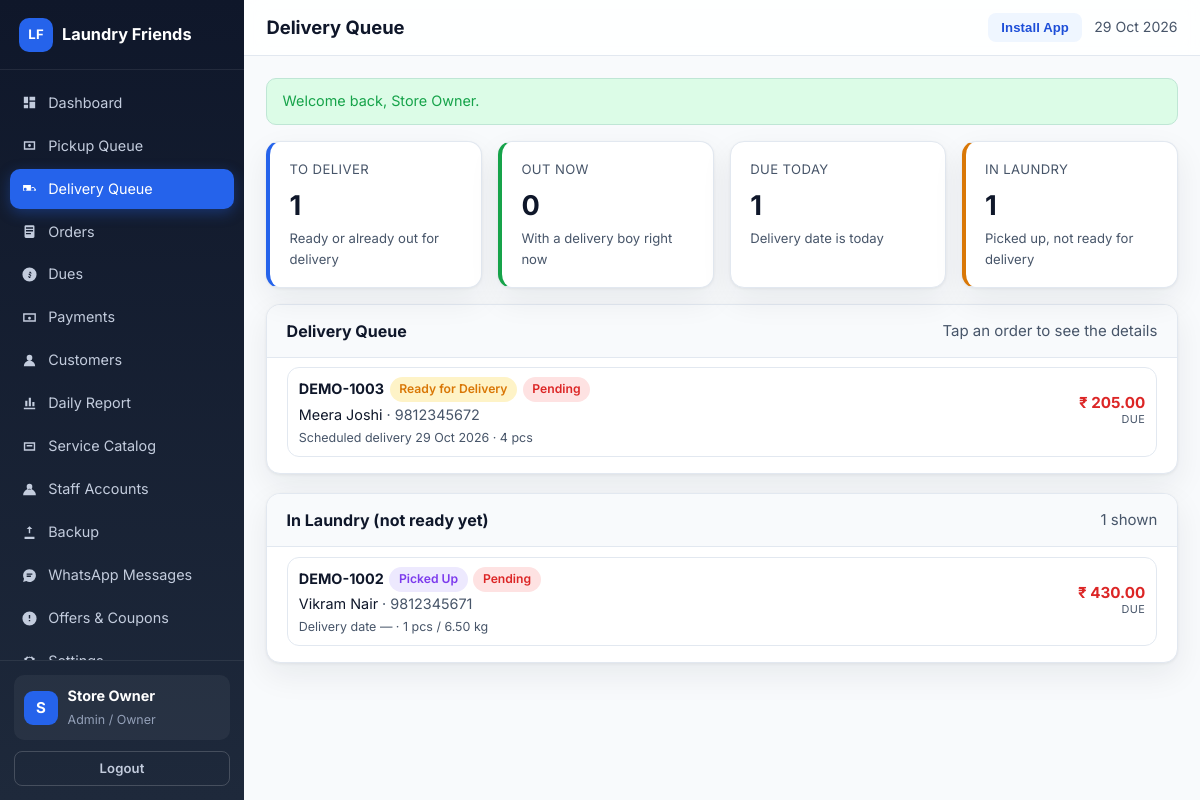
Screenshot of /admin/delivery-queue.php (signed in) with the database file from the repository.
### tables this page shows
CREATE TABLE IF NOT EXISTS users (
  id INT UNSIGNED AUTO_INCREMENT PRIMARY KEY,
  role ENUM('super_admin','admin','staff','customer') NOT NULL DEFAULT 'customer',
  name VARCHAR(100) NOT NULL,
  email VARCHAR(150) NULL,
  phone VARCHAR(20) NULL,
  phone_key VARCHAR(20) NULL,
  password_hash VARCHAR(255) NOT NULL,
  is_active TINYINT(1) NOT NULL DEFAULT 1,
  must_change_password TINYINT(1) NOT NULL DEFAULT 0,
  last_login_at DATETIME NULL,
  created_by INT UNSIGNED NULL,
  created_at DATETIME NOT NULL DEFAULT CURRENT_TIMESTAMP,
  updated_at DATETIME NOT NULL DEFAULT CURRENT_TIMESTAMP ON UPDATE CURRENT_TIMESTAMP,
  UNIQUE KEY uq_users_email (email),
  UNIQUE KEY uq_users_phone_key (phone_key),
  KEY idx_users_role (role),
  KEY idx_users_active (is_active)
);

CREATE TABLE IF NOT EXISTS orders (
  id INT UNSIGNED AUTO_INCREMENT PRIMARY KEY,
  order_number VARCHAR(30) NOT NULL,
  customer_id INT UNSIGNED NOT NULL,
  source ENUM('customer','admin') NOT NULL DEFAULT 'admin',
  pricing_mode ENUM('per_item','per_kg') NOT NULL DEFAULT 'per_item',
  status ENUM('new','pickup_assigned','picked_up','processing','ready_for_delivery','out_for_delivery','delivered','cancelled') NOT NULL DEFAULT 'new',
  payment_status ENUM('pending','partial','paid') NOT NULL DEFAULT 'pending',
  order_date DATE NOT NULL,
  scheduled_pickup_date DATE NULL,
  scheduled_delivery_date DATE NULL,
  contact_name VARCHAR(100) NOT NULL,
  contact_phone VARCHAR(20) NOT NULL,
  delivery_address TEXT NOT NULL,
  pickup_latitude DECIMAL(10,7) NULL,
  pickup_longitude DECIMAL(10,7) NULL,
  pickup_place_id VARCHAR(255) NULL,
  pickup_staff_id INT UNSIGNED NULL,
  delivery_staff_id INT UNSIGNED NULL,
  pickup_assigned_at DATETIME NULL,
  delivery_assigned_at DATETIME NULL,
  pickup_completed_at DATETIME NULL,
  delivery_completed_at DATETIME NULL,
  subtotal DECIMAL(12,2) NOT NULL DEFAULT 0,
  discount_amount DECIMAL(12,2) NOT NULL DEFAULT 0,
  delivery_charge DECIMAL(12,2) NOT NULL DEFAULT 0,
  tax_amount DECIMAL(12,2) NOT NULL DEFAULT 0,
  total_amount DECIMAL(12,2) NOT NULL DEFAULT 0,
  paid_amount DECIMAL(12,2) NOT NULL DEFAULT 0,
  notes TEXT NULL,
  staff_notes TEXT NULL,
  created_by INT UNSIGNED NULL,
  created_at DATETIME NOT NULL DEFAULT CURRENT_TIMESTAMP,
  updated_at DATETIME NOT NULL DEFAULT CURRENT_TIMESTAMP ON UPDATE CURRENT_TIMESTAMP,
  UNIQUE KEY uq_orders_number (order_number),
  KEY idx_orders_customer (customer_id),
  KEY idx_orders_status (status),
  KEY idx_orders_pickup_staff (pickup_staff_id),
  KEY idx_orders_delivery_staff (delivery_staff_id),
  KEY idx_orders_payment (payment_status),
  KEY idx_orders_date (order_date)
);

### includes/order-tiles.php (the view, shortened to what the rows shown need)
<?php
function order_tile(array $order, array $options = []): void
{
    $orderId = (int) $order['id'];
    $total = (float) ($order['total_amount'] ?? 0);
    $paid = (float) ($order['paid_amount'] ?? 0);
    $due = max(0.0, $total - $paid);
    $paidUp = (string) ($order['payment_status'] ?? '') === 'paid';
    $status = (string) ($order['status'] ?? '');
    $note = (string) ($options['note'] ?? '');
    $oldDues = $options['old_dues'] ?? null;
    ?>
    <article class="tile<?= $oldDues !== null && (float) $oldDues > 0 ? ' tile-has-dues' : '' ?>">
        <details class="tile-fold"<?= !empty($options['open']) ? ' open' : '' ?>>
            <summary class="tile-head">
                <div class="tile-main">
                    <div class="tile-line">
                        <strong class="tile-id"><?= e((string) ($order['order_number'] ?? ('#' . $orderId))) ?></strong>
                        <span class="badge <?= e(status_badge($status)) ?>"><?= e(order_status_label($status)) ?></span>
                        <?php if (!$paidUp): ?>
                            <span class="badge <?= e(status_badge((string) ($order['payment_status'] ?? 'pending'))) ?>"><?= e(payment_status_label((string) ($order['payment_status'] ?? 'pending'))) ?></span>
                        <?php endif; ?>
                    </div>
                    <div class="tile-cust">
                        <?= e((string) ($order['contact_name'] ?? '')) ?>
                        <?php if (!empty($order['contact_phone'])): ?>
                            <span class="subtle"> &middot; <?= e((string) $order['contact_phone']) ?></span>
                        <?php endif; ?>
                    </div>
                    <?php if ($note !== ''): ?>
                        <div class="tile-note"><?= e($note) ?></div>
                    <?php endif; ?>
                </div>
                <div class="tile-side">
                    <strong class="tile-money<?= $due > 0 ? ' is-due' : '' ?>"><?= e(money($due)) ?></strong>
                    <span class="tile-money-label"><?= $due > 0 ? 'due' : ($paidUp ? 'paid' : 'balance') ?></span>
                </div>
            </summary>
        </details>
    </article>
    <?php
}
    ?>

### includes/queues.php (shortened to what the rows shown need)
<?php
function render_admin_queue(string $kind): void
{
    $pickup = $kind === 'pickup';
    if ($pickup) {
        $rows = db_all(
            "SELECT o.* FROM orders o
             WHERE o.status IN ('new','pickup_assigned')
             ORDER BY o.scheduled_pickup_date ASC, o.id ASC LIMIT 100"
        );
        $unassigned = (int) db_value(
            "SELECT COUNT(*) FROM orders WHERE status IN ('new','pickup_assigned') AND pickup_staff_id IS NULL",
            [],
            0
        );
        $scheduledToday = (int) db_value(
            "SELECT COUNT(*) FROM orders WHERE status IN ('new','pickup_assigned') AND scheduled_pickup_date = ?",
            [today()],
            0
        );
        layout_start('Pickup Queue', 'app');
        ?>
        <div class="card-grid mb-1">
            <div class="stat-card accent">
                <div class="label">Waiting for Pickup</div>
                <div class="value"><?= e((string) count($rows)) ?></div>
                <div class="hint">New and assigned, not picked up yet</div>
            </div>
            <div class="stat-card amber">
                <div class="label">Unassigned</div>
                <div class="value"><?= e((string) $unassigned) ?></div>
                <div class="hint">No pickup staff member chosen yet</div>
            </div>
            <div class="stat-card">
                <div class="label">Scheduled Today</div>
                <div class="value"><?= e((string) $scheduledToday) ?></div>
                <div class="hint">Pickup date is today</div>
            </div>
        </div>
        <div class="panel">
            <div class="panel-head">
                <h2>Pickup Queue</h2>
                <span class="subtle">Tap an order to see the details</span>
            </div>
            <div class="panel-body tight">
                <?php if ($rows === []): ?>
                    <div class="empty-state"><strong>Queue is empty</strong>No orders are waiting for pickup.</div>
                <?php else: ?>
                    <?php foreach ($rows as $order): ?>
                        <?php
                        $id = (int) $order['id'];
                        $phone = (string) ($order['contact_phone'] ?? '');
                        $note = 'Scheduled pickup ' . format_date((string) $order['scheduled_pickup_date'])
                            . ' · ' . order_items_summary($id);
                        if (empty($order['pickup_staff_id'])) {
                            $note .= ' · No pickup staff yet';
                        }
                        $actions = '<a class="btn btn-sm" href="' . e(url('admin/order-view.php?id=' . $id)) . '">Assign / Open</a>';
                        if ($phone !== '') {
                            $actions .= '<a class="btn btn-sm btn-ghost" href="tel:' . e($phone) . '">Call</a>';
                        }
                        order_tile($order, ['note' => $note, 'actions' => $actions]);
                        ?>
                    <?php endforeach; ?>
                <?php endif; ?>
            </div>
        </div>
        <?php
    } else {
        $rows = db_all(
            "SELECT o.* FROM orders o
             WHERE o.status IN ('ready_for_delivery','out_for_delivery')
             ORDER BY o.scheduled_delivery_date ASC, o.id ASC LIMIT 100"
        );
        $laundryRows = db_all(
            "SELECT o.* FROM orders o
             WHERE o.status IN ('picked_up','processing')
             ORDER BY o.scheduled_delivery_date ASC, o.id ASC LIMIT 50"
        );
        layout_start('Delivery Queue', 'app');
        ?>
        <div class="panel">
            <div class="panel-head">
                <h2>Delivery Queue</h2>
            </div>
            <div class="panel-body tight">
                <?php if ($rows === []): ?>
                    <div class="empty-state"><strong>Queue is empty</strong>No orders are waiting for delivery.</div>
                <?php else: ?>
                    <?php foreach ($rows as $order): ?>
                        <?php
                        $id = (int) $order['id'];
                        $phone = (string) ($order['contact_phone'] ?? '');
                        $note = 'Scheduled delivery ' . format_date((string) $order['scheduled_delivery_date'])
                            . ' · ' . order_items_summary($id);
                        $actions = '<a class="btn btn-sm" href="' . e(url('admin/order-view.php?id=' . $id)) . '">Open</a>';
                        if ($phone !== '') {
                            $actions .= '<a class="btn btn-sm btn-ghost" href="tel:' . e($phone) . '">Call</a>';
                        }
                        order_tile($order, ['note' => $note, 'actions' => $actions]);
                        ?>
                    <?php endforeach; ?>
                <?php endif; ?>
            </div>
        </div>
        <div class="panel">
            <div class="panel-body tight">
                <?php if ($laundryRows === []): ?>
                    <div class="empty-state">Nothing is waiting in processing.</div>
                <?php else: ?>
                    <?php foreach ($laundryRows as $order): ?>
                        <?php
                        $id = (int) $order['id'];
                        $note = 'Delivery date ' . format_date((string) $order['scheduled_delivery_date'])
                            . ' · ' . order_items_summary($id);
                        order_tile($order, [
                            'note' => $note,
                            'actions' => '<a class="btn btn-sm btn-ghost" href="' . e(url('admin/order-view.php?id=' . $id)) . '">Open</a>',
                        ]);
                        ?>
                    <?php endforeach; ?>
                <?php endif; ?>
            </div>
        </div>
        <?php
    }
    layout_end();
}

### includes/layout.php (shortened to what the rows shown need)
<?php
function layout_nav_items(): array
{
    $user = current_user();
    return [];
}
function layout_is_active(string $href): bool
{
    $self = basename($_SERVER['SCRIPT_NAME'] ?? '');
    $target = basename($href);
    if ($self === $target) {
        return true;
    }
    $selfDir = basename(dirname($_SERVER['SCRIPT_NAME'] ?? ''));
    $targetDir = basename(dirname($href));
    return $self === $target && $selfDir === $targetDir;
}
function layout_start(string $title, string $layout = 'app'): void
{
    $user = current_user();
    ?><!DOCTYPE html>
<html lang="en">
<head>
<link rel="stylesheet" href="<?= e(asset('assets/css/app.css')) ?>">
</head>
<body class="layout-<?= e($layout) ?>">
<?php if ($layout === 'public'): ?>
<header class="public-header">
    <div class="container nav-row">
        <a class="brand" href="<?= e(url('index.php')) ?>">
            <span class="brand-mark">LF</span>
            <span><?= e(APP_NAME) ?></span>
        </a>
        <nav class="public-nav">
            <a href="<?= e(url('index.php')) ?>#services">Services</a>
            <a href="<?= e(url('index.php')) ?>#how">How it works</a>
            <a href="<?= e(url('index.php')) ?>#contact">Contact</a>
            <button class="btn btn-soft btn-sm install-btn" type="button" data-install-app>Install App</button>
            <?php if ($user !== null): ?>
                <a class="btn btn-primary btn-sm" href="<?= e(url(home_for_role($user['role']))) ?>">Go to Dashboard</a>
                <a class="btn btn-ghost btn-sm" href="<?= e(url('logout.php')) ?>">Logout</a>
            <?php else: ?>
                <a class="btn btn-ghost btn-sm" href="<?= e(url('login.php')) ?>">Login</a>
                <a class="btn btn-primary btn-sm" href="<?= e(url('customer/schedule-pickup.php')) ?>">Schedule Pickup</a>
            <?php endif; ?>
        </nav>
    </div>
</header>
<?php elseif ($layout === 'app'): ?>
<div class="app-shell">
    <aside class="sidebar" id="sidebar">
        <div class="sidebar-brand">
            <a class="brand" href="<?= e(url('index.php')) ?>">
                <span class="brand-mark">LF</span>
                <span><?= e(APP_NAME) ?></span>
            </a>
        </div>
        <nav class="sidebar-nav">
            <?php foreach (layout_nav_items() as $item): ?>
                <a class="nav-link<?= layout_is_active($item['href']) ? ' active' : '' ?>" href="<?= e(url($item['href'])) ?>">
                    <svg viewBox="0 0 24 24" aria-hidden="true"><path d="<?= e($item['icon']) ?>"/></svg>
                    <span><?= e($item['label']) ?></span>
                </a>
            <?php endforeach; ?>
        </nav>
        <div class="sidebar-footer">
            <div class="user-chip">
                <div class="avatar"><?= e(strtoupper(mb_substr($user['name'] ?? 'U', 0, 1))) ?></div>
                <div>
                    <strong><?= e($user['name'] ?? 'Guest') ?></strong>
                    <small><?= e(role_label($user['role'] ?? '')) ?></small>
                </div>
            </div>
            <a class="btn btn-ghost btn-sm btn-block" href="<?= e(url('logout.php')) ?>">Logout</a>
        </div>
    </aside>
    <div class="app-main">
        <header class="app-topbar">
            <h1 class="page-title"><?= e($title) ?></h1>
            <div class="topbar-right">
                <button class="btn btn-sm btn-soft install-btn" type="button" data-install-app>Install App</button>
                <span class="today-label"><?= e(date('d M Y')) ?></span>
            </div>
        </header>
        <main class="app-content">
<?php endif; ?>
<?php
}
function layout_end(): void
{
    $layout = $GLOBALS['__layout'] ?? 'app';
    ?>
<?php if ($layout === 'app'): ?>
        </main>
    </div>
</div>
<?php elseif ($layout === 'customer'): ?>
</main>
<?php layout_bottom_nav(); ?>
<?php endif; ?>
</body>
</html>
<?php
}
function layout_bottom_nav(): void
{
    $user = current_user();
    if ($user === null || !in_array($user['role'], array_merge(staff_roles(), ['customer']), true)) {
        return;
    }
    ?>
    <?php
}

### rows the page displays
users: name "S", name "Store Owner", role "Admin / Owner"
orders: order_number "DEMO-1003", status "Ready for Delivery", payment_status "Pending", contact_name "Meera Joshi", contact_phone "9812345672", note "Scheduled delivery 29 Oct 2026 · 4 pcs", money($due) "₹ 205.00", shows "DUE"
orders: order_number "DEMO-1002", status "Picked Up", payment_status "Pending", contact_name "Vikram Nair", contact_phone "9812345671", note "Delivery date — · 1 pcs / 6.50 kg", money($due) "₹ 430.00", shows "DUE"

### other values shown
APP_NAME "Laundry Friends"
$item['label'] "Dashboard"
$item['label'] "Pickup Queue"
$item['label'] "Delivery Queue"
$item['label'] "Orders"
$item['label'] "Dues"
$item['label'] "Payments"
$item['label'] "Customers"
$item['label'] "Daily Report"
$item['label'] "Service Catalog"
$item['label'] "Staff Accounts"
$item['label'] "Backup"
$item['label'] "WhatsApp Messages"
$item['label'] "Offers & Coupons"
$title "Delivery Queue"
